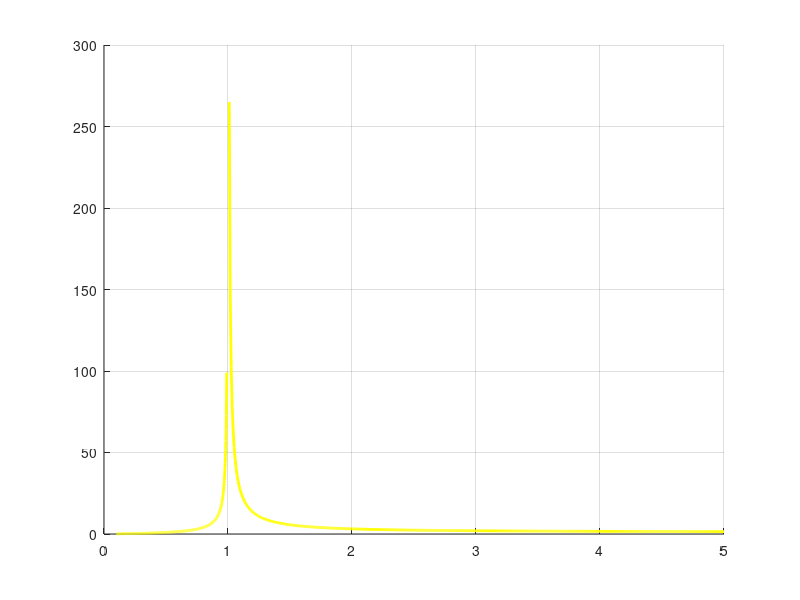

Reproduce this figure in MATLAB. (Note: this script raises an error after producing the figure.)
% 0. 清理环境变量
clear; clc; close all;

% 1. 设置参数
r_squared_values = [1, 2.33, 3.66, 5]; 
sigma_squared = 1;
M=5; p=300;
sum_al=500;
nj_square=0;

% 2. 定义自变量 gamma 的取值范围，避开奇点 gamma = 1
gamma1 = linspace(0.1, 0.99, 500);   
gamma2 = linspace(1.01, 5, 500);    
gamma = [gamma1, NaN, gamma2];

% 创建图像并保持绘制状态
figure('Name', 'Risk vs \gamma', 'Position', [100, 100, 700, 500]);
hold on;
grid on;

% 设置颜色数组
colors = ['y', 'b', 'g', 'm']; 

% 3. 循环计算并绘制不同 r^2 下的图像及对应颜色的参考线
for i = 1:length(r_squared_values)
    r2 = r_squared_values(i);
    
    % 当 gamma < 1 时
    y1 = sigma_squared * gamma1 ./ (1 - gamma1);
    
    % 当 gamma > 1 时
    y2 = (sum_al-M)*(1-1./gamma2).^2*nj_square+(1 - 1./gamma2) * r2 +sigma_squared * 1./(gamma2 - 1)*(sum_al/p+(p-M)/p);
    
    % 合并数据点，中间用 NaN 隔断
    y = [y1, NaN, y2];
    
    % 绘制当前 r^2 的主曲线
    plot(gamma, y, 'Color', colors(i), 'LineWidth', 2, 'DisplayName', ['SNR = ', num2str(r2)]);
    
    % 【修改点】：在循环内画出对应高度和颜色的水平虚线
    % 使用 colors(i) 确保虚线颜色和实线颜色完全一致
    yline(r2+(sum_al-M)*nj_square, '--', 'Color', colors(i), 'LineWidth', 1.2, 'HandleVisibility', 'off');
end

% 4. 图像美化与标注
xlabel('\gamma', 'FontSize', 12, 'FontWeight', 'bold');
ylabel('risk', 'FontSize', 12, 'FontWeight', 'bold');
title('Risk vs \gamma for Different r^2', 'FontSize', 14);
ylim([-1, 15]); 
%xlim([0, 10]); 
% 5. 基础公共参考线
yline(0, 'k--', 'LineWidth', 1, 'HandleVisibility', 'off'); % y=0 的黑色基准线
xline(1, 'r:', 'LineWidth', 1.5, 'DisplayName', 'Asymptote \gamma=1'); % gamma=1 渐近线



% 开启图例
legend('Location', 'best');
hold off;
